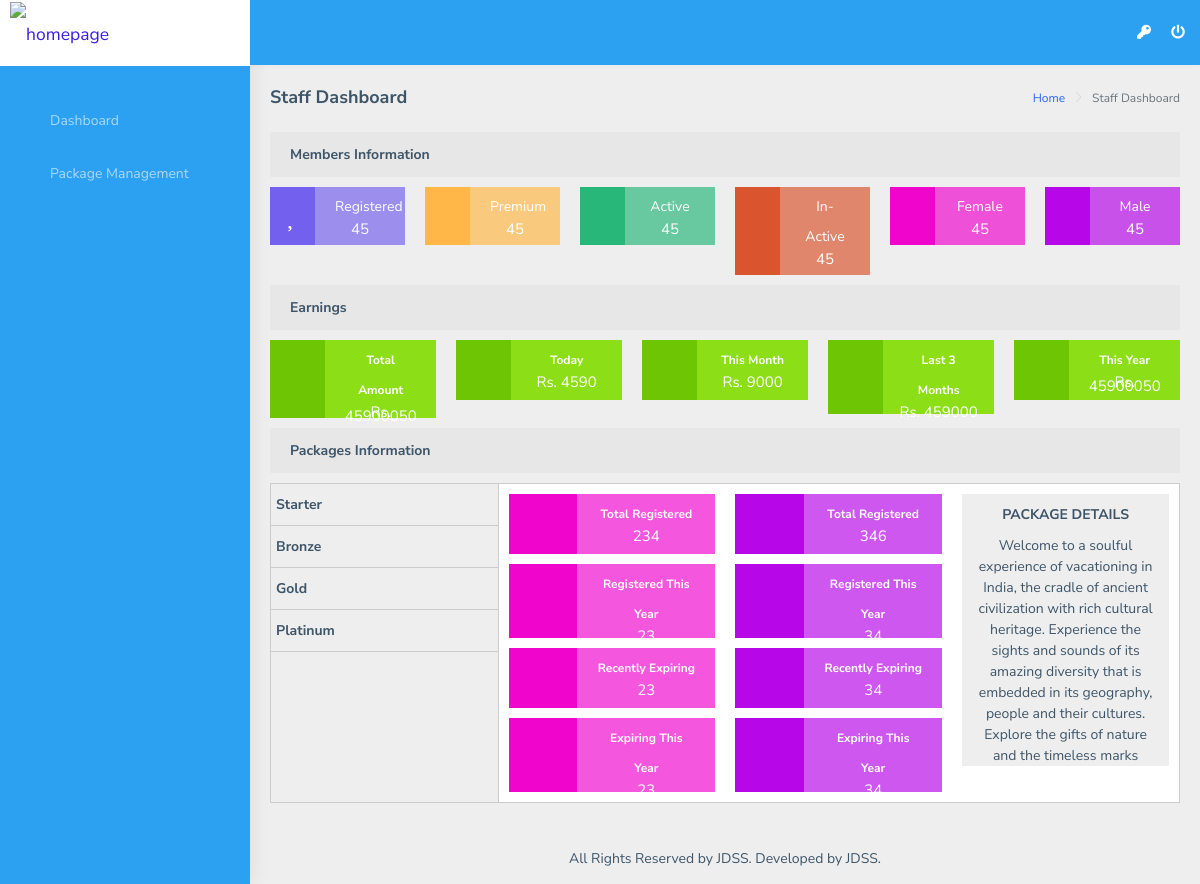
The page /staff/dashboard/ (signed in) on the database as committed earlier.
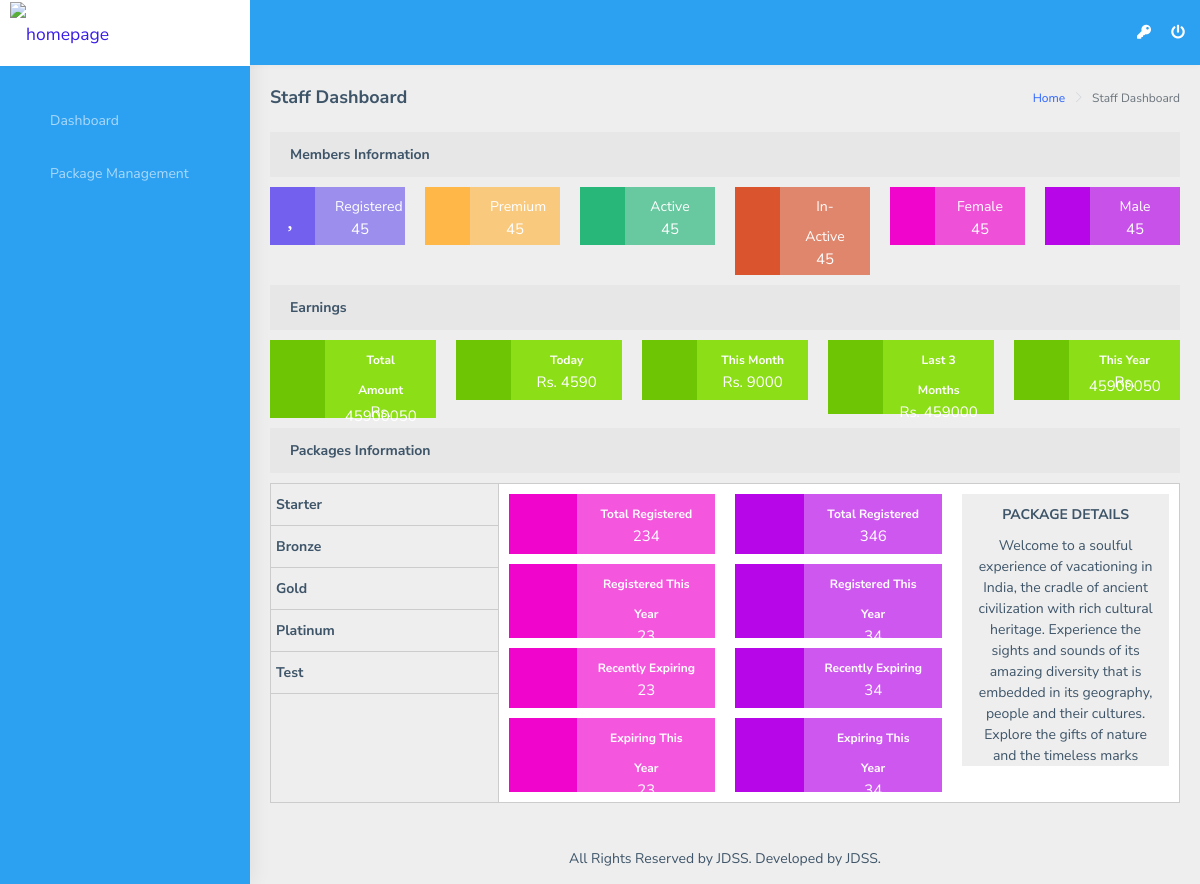
The same page on the database as committed later.
### app/models.py (models this page shows)
class Package(models.Model):
    TENURE_TYPE = (
        (1, "Years"),
        (2, "Months"),
        (3, "Weeks"),
    )
    user = models.ForeignKey(
        CustomUser,
        db_index = True,
        null = True,
        blank = True,
        on_delete = models.CASCADE,
    )
    package_name = models.CharField(
        max_length = 255,
        blank = False,
        null = False,
        unique = True,
    )
    value = models.IntegerField(
        db_index = True,
        null = False,
        blank = False,
    )
    tenure = models.IntegerField(
        db_index = True,
        null = False,
        blank = False,
    )
    tenure_types = models.IntegerField(
        default = 1,
        choices = TENURE_TYPE,
        db_index = True,
    )
    description = models.TextField(
        null = True,
        blank = True,
    )
    is_active = models.BooleanField(
        default = True,
        db_index = True,
        null = False,
        blank = False,
    )
    created_on = models.DateTimeField(
        auto_now_add = True,
        db_index = True,
        null = True,
        blank = True,
    )
    class Meta:
        verbose_name_plural = "Packages"

### app/views/dashboard.py (the view)
# urls.py: path('staff/dashboard/', never_cache(login_required(dashboard.StaffDashboardView.as_view())), name="staff_dashboard"),
class StaffDashboardView(View):
    template_name = 'app/base/base.html'
    data = defaultdict()
    data["included_template"] = 'app/staff/index.html'
    data["page_title"] = "Staff Dashboard"
    data["css_files"] = []
    data["js_files"] = ['custom_files/js/packages_counter.js']
    def get(self, request):
        self.data["packages"] = Package.objects.all().order_by("is_active")
        return render(request, self.template_name, self.data)

### app/templates/app/base/base.html (shortened to what this page needs)
{% load static %}
{% load common_filters %}
<!DOCTYPE html>
<html dir="ltr" lang="en">
<head>
    <link href="{% static 'base_files/css/style.min.css' %}" rel="stylesheet">
	<link href="{% static 'custom_files/css/custom.css' %}" rel="stylesheet">
</head>
<body>
    <div id="main-wrapper">
        <header class="topbar" style="background-color:#2ca0f1;">
            <nav class="navbar top-navbar navbar-expand-md">
                <div class="navbar-header">
                    <a class="navbar-brand" href="index.html" style="background-color:#FFF; text-align:center">
                        <span class="logo-text text-center">
                             <img src="{% static 'images/numpy-pandas.jpeg' %}" style="width:92px;" alt="homepage" class="light-logo" />
                        </span>
                    </a>
                </div>
                <div class="navbar-collapse collapse" id="navbarSupportedContent_1" style="background-color:#2ca0f1;">
                    <ul class="navbar-nav float-left mr-auto">
                        <li class="nav-item d-none d-md-block">
							<a class="nav-link sidebartoggler waves-effect waves-light" href="javascript:void(0)" data-sidebartype="mini-sidebar" style="color:#FFFFFF;">
								<i class="mdi mdi-menu font-24"></i>
							</a>
						</li>
                    </ul>
                    <ul class="navbar-nav float-right">
						<i  data-toggle="modal" data-target="#change_password_modal" title="Change Password" style="cursor:pointer; text-decoration:none; color:#FFFFFF; margin-right: 15px; margin-top: 3px;" class="fa fa-key m-r-5 m-l-5"></i>
						<a style="text-decoration:none; color:#FFFFFF" href="{% url 'logout' %}">
							<i class="fa fa-power-off m-r-5 m-l-5"></i>
						</a>
                    </ul>
                </div>
            </nav>
        </header>
        <aside class="left-sidebar" style="background-color:#2ca0f1;">
            <div class="scroll-sidebar">
                <nav class="sidebar-nav">
                    <ul id="sidebarnav" class="p-t-30">
                        <li class="sidebar-item">
							<a class="sidebar-link waves-effect waves-dark sidebar-link" href="{% url 'dashboard' %}" aria-expanded="false">
								<i class="mdi mdi-view-dashboard"></i>
								<span class="hide-menu">Dashboard</span>
							</a>
						</li>
						<li class="sidebar-item">
							<a class="sidebar-link waves-effect waves-dark sidebar-link" href="{% url 'staff_package_management_view' %}" aria-expanded="false">
								<i class="mdi mdi-view-dashboard"></i>
								<span class="hide-menu">Package Management</span>
							</a>
						</li>
                    </ul>
                </nav>
            </div>
        </aside>
        <div class="page-wrapper">
             <div class="page-breadcrumb">
                <div class="row">
                    <div class="col-12 d-flex no-block align-items-center">
                        <h4 class="page-title">{{page_title}}</h4>
                        <div class="ml-auto text-right">
                            <nav aria-label="breadcrumb">
                                <ol class="breadcrumb">
                                    <li class="breadcrumb-item"><a href="#">Home</a></li>
                                    <li class="breadcrumb-item active" aria-current="page">{{page_title}}</li>
                                </ol>
                            </nav>
                        </div>
                    </div>
                </div>
            </div>
            <div class="container-fluid">
                {% include included_template %}
            </div>
            <footer class="footer text-center">
                All Rights Reserved by JDSS. Developed by JDSS</a>.
            </footer>
        </div>
    </div>
</body>
</html>

### app/templates/app/staff/index.html
<div class="row">
	<div class="col-md-12">
		<div class="card-header">
			<strong>Members Information</strong>
		</div>
		<div class="row">
			<div class="col">
				<div class="row" style="padding:10px;">
					<div class="col-4 bg-primary text-center">
						<span class="mdi mdi-account icons" style="font-size:30px;color: #FFFFFF; position: relative; top: 5px;"></span>
					</div>
					<div class="col-8 bg-primary-light">
						<span class="icons-title">
							Registered
						</span>
						<span class="icons-counter">
							45
						</span>
					</div>
				</div>
			</div>
			<div class="col">
				<div class="row" style="padding:10px;">
					<div class="col-4 bg-warning text-center">
						<span class="mdi mdi-account-star icons" style="font-size:30px;color: #FFFFFF; position: relative; top: 5px;"></span>
					</div>
					<div class="col-8 bg-warning-light">
						<span class="icons-title">
							Premium
						</span>
						<span class="icons-counter">
							45
						</span>
					</div>
				</div>
			</div>
			<div class="col">
				<div class="row" style="padding:10px;">
					<div class="col-4 bg-success text-center">
						<span class="mdi mdi-account-network icons" style="font-size:30px;color: #FFFFFF; position: relative; top: 5px;"></span>
					</div>
					<div class="col-8 bg-success-light">
						<span class="icons-title">
							Active
						</span>
						<span class="icons-counter">
							45
						</span>
					</div>
				</div>
			</div>
			<div class="col">
				<div class="row" style="padding:10px;">
					<div class="col-4 bg-danger text-center">
						<span class="mdi mdi-account-off icons" style="font-size:30px;color: #FFFFFF; position: relative; top: 5px;"></span>
					</div>
					<div class="col-8 bg-danger-light">
						<span class="icons-title">
							In-Active
						</span>
						<span class="icons-counter">
							45
						</span>
					</div>
				</div>
			</div>
			<div class="col">
				<div class="row" style="padding:10px;">
					<div class="col-4 bg-pink text-center">
						<span class="mdi mdi-gender-female icons" style="font-size:30px;color: #FFFFFF; position: relative; top: 5px;"></span>
					</div>
					<div class="col-8 bg-pink-light">
						<span class="icons-title">
							Female
						</span>
						<span class="icons-counter">
							45
						</span>
					</div>
				</div>
			</div>
			<div class="col">
				<div class="row" style="padding:10px;">
					<div class="col-4 bg-male text-center">
						<span class="mdi mdi-gender-male icons" style="font-size:30px;color: #FFFFFF; position: relative; top: 5px;"></span>
					</div>
					<div class="col-8 bg-male-light">
						<span class="icons-title">
							Male
						</span>
						<span class="icons-counter">
							45
						</span>
					</div>
				</div>
			</div>
		</div>
	</div>
	<div class="col-md-12">
		<div class="card-header">
			<strong>Earnings</strong>
		</div>
		<div class="row">
			<div class="col">
				<div class="row" style="padding:10px;">
					<div class="col-4 bg-earnings-icon text-center">
						<span class="mdi mdi-bank earnings-icons"></span>
					</div>
					<div class="col-8 bg-earnings">
						<span class="earnings-icons-title">
							Total Amount
						</span>
						<span class="earnings-icons-counter">
							Rs. 45900050
						</span>
					</div>
				</div>
			</div>
			<div class="col">
				<div class="row" style="padding:10px;">
					<div class="col-4 bg-earnings-icon text-center">
						<span class="mdi mdi-treasure-chest earnings-icons"></span>
					</div>
					<div class="col-8 bg-earnings">
						<span class="earnings-icons-title">
							Today
						</span>
						<span class="earnings-icons-counter">
							Rs. 4590
						</span>
					</div>
				</div>
			</div>
			<div class="col">
				<div class="row" style="padding:10px;">
					<div class="col-4 bg-earnings-icon text-center">
						<span class="mdi mdi-cash earnings-icons"></span>
					</div>
					<div class="col-8 bg-earnings">
						<span class="earnings-icons-title">
							This Month
						</span>
						<span class="earnings-icons-counter">
							Rs. 9000
						</span>
					</div>
				</div>
			</div>
			<div class="col">
				<div class="row" style="padding:10px;">
					<div class="col-4 bg-earnings-icon text-center">
						<span class="mdi mdi-cash earnings-icons"></span>
					</div>
					<div class="col-8 bg-earnings">
						<span class="earnings-icons-title">
							Last 3 Months
						</span>
						<span class="earnings-icons-counter">
							Rs. 459000
						</span>
					</div>
				</div>
			</div>
			<div class="col">
				<div class="row" style="padding:10px;">
					<div class="col-4 bg-earnings-icon text-center">
						<span class="mdi mdi-cash earnings-icons"></span>
					</div>
					<div class="col-8 bg-earnings">
						<span class="earnings-icons-title">
							This Year
						</span>
						<span class="earnings-icons-counter">
							Rs. 45900050
						</span>
					</div>
				</div>
			</div>
		</div>
	</div>
	<div class="col-md-12">
		<div class="card-header">
			<strong>Packages Information</strong>
		</div>
		<div class="row" style="padding:10px;">
			<div class="col-3 sidetab-col-left">
				<ul class="sidetabs">
					{% for package in packages %}
						<li id="id_package_counter_{{package.id}}" onclick="package_counters($(this))">{{ package.package_name|title }}</li>
					{% endfor %}
				</ul>
			</div>
			<div class="col-9 sidetab-col-right">
				<div class="container" style="padding:10px;">
					{% for package in packages %}
						<div class="row package_counters" id="id_package_{{package.id}}">
							<div class="col-8">
								<div class="row" style="margin-bottom:10px;">
									<div class="col">
										<div class="col-md-12 text-center">
											<div class="row">
												<div class="col-4 bg-pink text-center">
													<span class="mdi mdi-gender-female earnings-icons"></span>
												</div>
												<div class="col-8 bg-pink-light">
													<span class="earnings-icons-title">
														Total Registered
													</span>
													<span class="earnings-icons-counter">
														234
													</span>
												</div>
											</div>
										</div>
									</div>
									<div class="col">
										<div class="col-md-12 text-center">
											<div class="row">
												<div class="col-4 bg-male text-center">
													<span class="mdi mdi-gender-male earnings-icons"></span>
												</div>
												<div class="col-8 bg-male-light">
													<span class="earnings-icons-title">
														Total Registered
													</span>
													<span class="earnings-icons-counter">
														346
													</span>
												</div>
											</div>
										</div>
									</div>
								</div>
								<div class="row" style="margin-bottom:10px;">
									<div class="col">
										<div class="col-md-12 text-center">
											<div class="row">
												<div class="col-4 bg-pink text-center">
													<span class="mdi mdi-gender-female earnings-icons"></span>
												</div>
												<div class="col-8 bg-pink-light">
													<span class="earnings-icons-title">
														Registered This Year
													</span>
													<span class="earnings-icons-counter">
														23
													</span>
												</div>
											</div>
										</div>
									</div>
									<div class="col">
										<div class="col-md-12 text-center">
											<div class="row">
												<div class="col-4 bg-male text-center">
													<span class="mdi mdi-gender-male earnings-icons"></span>
												</div>
												<div class="col-8 bg-male-light">
													<span class="earnings-icons-title">
														Registered This Year
													</span>
													<span class="earnings-icons-counter">
														34
													</span>
												</div>
											</div>
										</div>
									</div>
								</div>
								<div class="row" style="margin-bottom:10px;">
									<div class="col">
										<div class="col-md-12 text-center">
											<div class="row">
												<div class="col-4 bg-pink text-center">
													<span class="mdi mdi-gender-female earnings-icons"></span>
												</div>
												<div class="col-8 bg-pink-light">
													<span class="earnings-icons-title">
														Recently Expiring
													</span>
													<span class="earnings-icons-counter">
														23
													</span>
												</div>
											</div>
										</div>
									</div>
									<div class="col">
										<div class="col-md-12 text-center">
											<div class="row">
												<div class="col-4 bg-male text-center">
													<span class="mdi mdi-gender-male earnings-icons"></span>
												</div>
												<div class="col-8 bg-male-light">
													<span class="earnings-icons-title">
														Recently Expiring
													</span>
													<span class="earnings-icons-counter">
														34
													</span>
												</div>
											</div>
										</div>
									</div>
								</div>
								<div class="row">
									<div class="col">
										<div class="col-md-12 text-center">
											<div class="row">
												<div class="col-4 bg-pink text-center">
													<span class="mdi mdi-gender-female earnings-icons"></span>
												</div>
												<div class="col-8 bg-pink-light">
													<span class="earnings-icons-title">
														Expiring This Year
													</span>
													<span class="earnings-icons-counter">
														23
													</span>
												</div>
											</div>
										</div>
									</div>
									<div class="col">
										<div class="col-md-12 text-center">
											<div class="row">
												<div class="col-4 bg-male text-center">
													<span class="mdi mdi-gender-male earnings-icons"></span>
												</div>
												<div class="col-8 bg-male-light">
													<span class="earnings-icons-title">
														Expiring This Year
													</span>
													<span class="earnings-icons-counter">
														34
													</span>
												</div>
											</div>
										</div>
									</div>
								</div>
							</div>
							<div class="col-4">
								<div class="col-md-12 bg-grey text-center">
									<span style="padding:10px; display:block;">
										<strong>PACKAGE DETAILS</strong>
									</span>
									<p style="margin-bottom:0px;">
										{{package.description|safe}}
									</p>
								</div>
							</div>
						</div>
					{% endfor %}
				</div>
			</div>
		</div>
	</div>
</div>

Rows that differ between the two databases and show on the page:
added Package: package_name "Test", shown under "Staff Dashboard"
